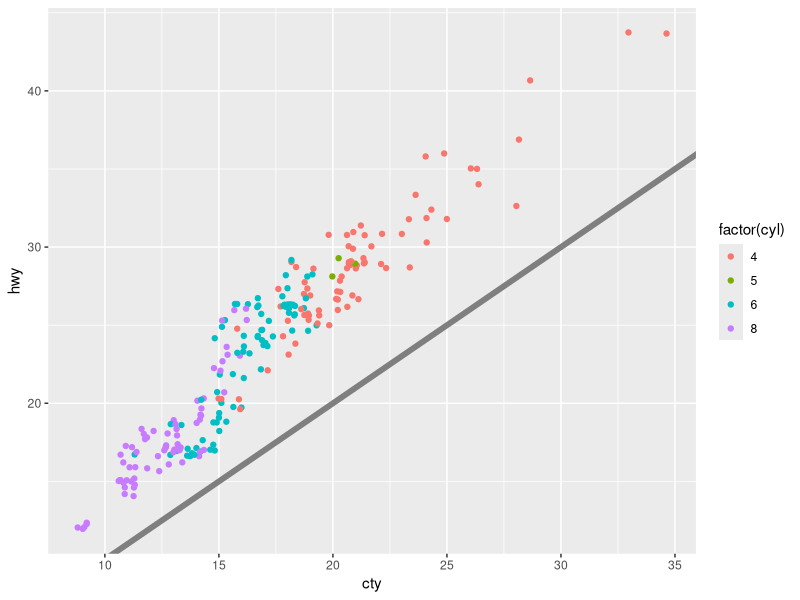
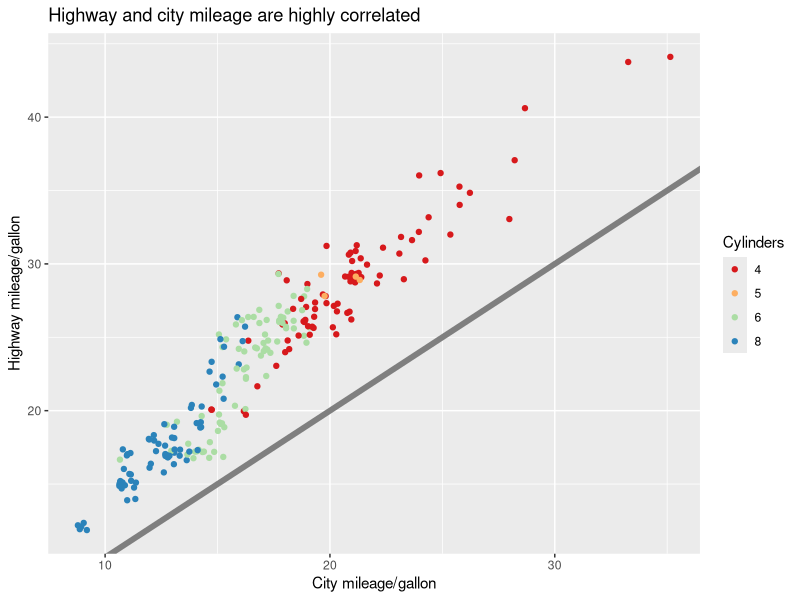
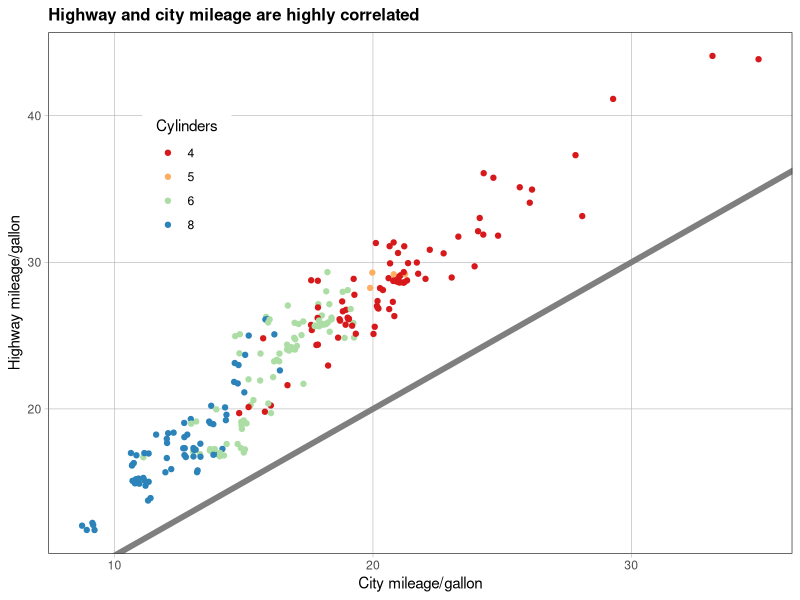
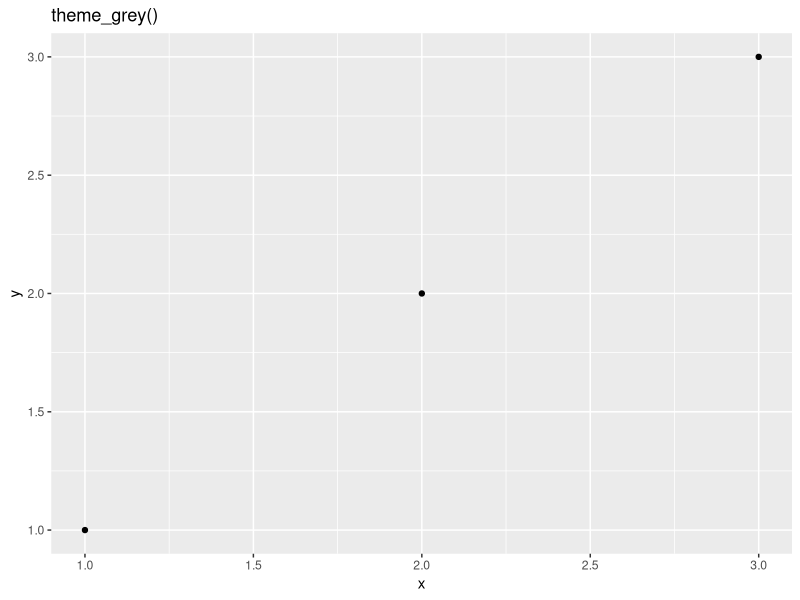
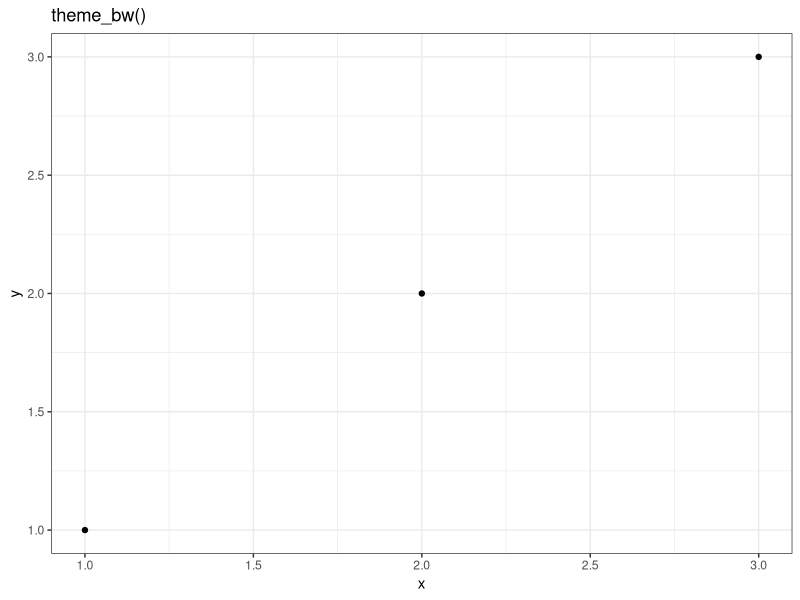
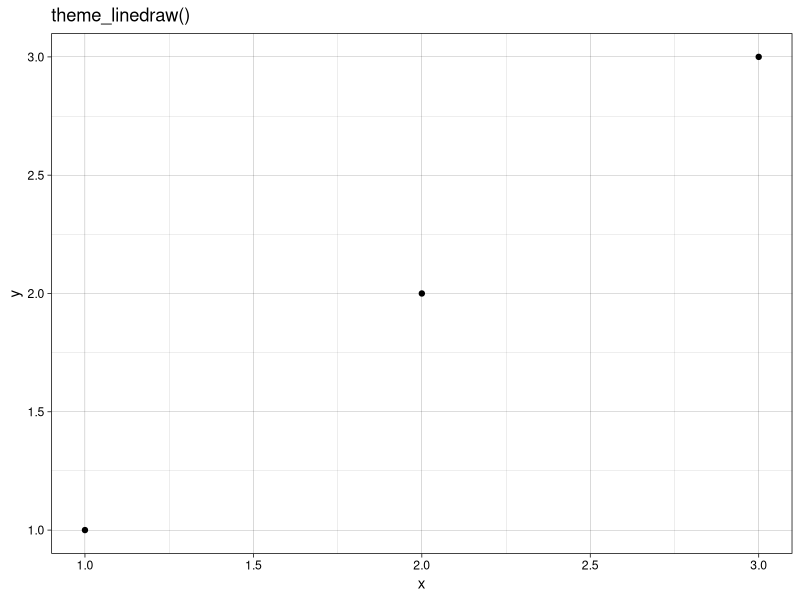
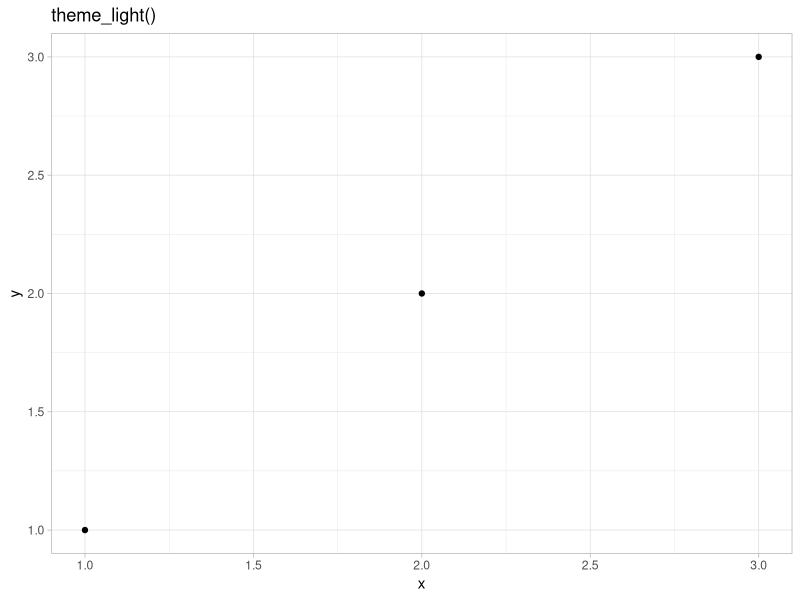
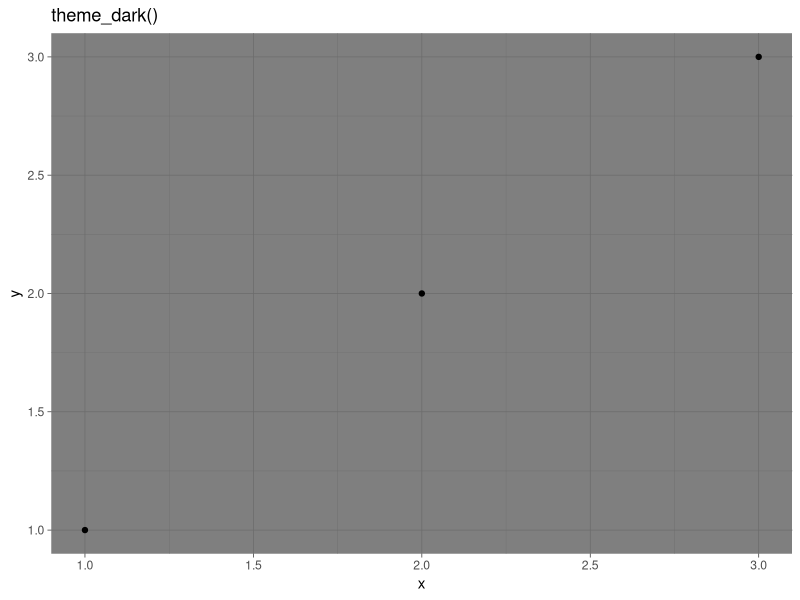

Write R code to recreate these figures, in order.
library(tidyverse)
library(ggthemes)

###############################################################################################################################################################################################
# Chapter 8: Themes
###############################################################################################################################################################################################
# 8.1 Introduction
###############################################################################################################################################################################################
# The theme system allows for control over the non-data elements of the plot. The theme system does not affect how the data is rendered by geoms, or how it is transformed by scales
# Themes don't change the perceptual properties of the plot, but they do help making the plot aesthetically pleasing or match an existing style guide
# Themes don't change the perceptual properties of the plot, but they do help making the plot aesthetically pleasing or match an existing style guide
# Themes give control over things like fonts, ticks, panel strips, and backgrounds

# The separation of control into data and non-data parts is quite different from base and lattice graphics. 
# In base and lattice graphics, most functions take a large number of arguments that specify both data and non-data appearance, which makes the functions complicated and harder to learn
# ggplot2 takes a different approach: when creating the plot, the individual determines how the data is displayed, then after it has been created every detail of the rendering can be edited

# The theming system is composed of 4 parts:
# 1. Theme elements that specify the non-data elements that can be controlled. For example, plot.title element controls the appearance of the plot title, axis.ticks.x the ticks on the x axis, legend.key.height the height of the keys in the legend
# 2. Each element i associated with an element function, which describes the visual properties for the element. For example, element_text() sets the font size, color, and face of text elements like plot.title
# 3. Theme() function controls how to override the default theme elements by calling elements functions, like theme(plot.title = element_text(color = "red"))
# 4. Complete themes, like theme_grey() sets all of the theme elements to values designed to work together harmoniously

base <- ggplot(mpg, aes(cty, hwy, color = factor(cyl))) +
  geom_jitter() +
  geom_abline(colour = "grey50", linewidth = 2)
base

# The following graph could be used to share with other but requires a few changes:
# Improving the axes and legend labels
# Adding a title for hte plot
# Tweaking the color scale

labelled <- base +
  labs(
    x = "City mileage/gallon",
    y = "Highway mileage/gallon",
    colour = "Cylinders",
    title = "Highway and city mileage are highly correlated"
  ) +
  scale_colour_brewer(type = "seq", palette = "Spectral")
labelled

# Afterwards, the graph still needs a few more changes for publication:
# The background should be white, not pale grey
# The legend should be placed inside the plot if there's room
# Major gridlines should be a pale grey and minor gridlines should be removed
# Plot title should be 12pt bold text

styled <- labelled +
  theme_bw() +
  theme(
    plot.title = element_text(face = "bold", size = 12),
    legend.background = element_rect(fill = "white", size = 4, colour = "white"),
    legend.justification = c(0.15, 0.8),
    legend.position = c(0.15, 0.8),
    axis.ticks = element_line(colour = "grey70", size = 0.2),
    panel.grid.major = element_line(colour = "grey70", size = 0.2),
    panel.grid.minor = element_blank()
  )
styled

###############################################################################################################################################################################################
# 8.2 Complete Themes
###############################################################################################################################################################################################
# ggplot2 comes with a number of built in themes. The most important being theme_grey(), the signature ggplot2 theme with a light grey background and white gridlines
# There are other several themes built into ggplot2:
# theme bw(): A variation on theme grey() that uses a white background and thin grey grid lines.
# theme_linedraw(): A theme with only black lines of various widths on white backgrounds reminiscent of a line drawing
# theme light(): Similar to theme linedraw() but with light grey lines and axes, to direct more attention towards the data.
# theme dark(): the dark cousin of theme light(), with similar line sizes but a dark background. Useful to make thin colored lines pop out.
# theme minimal(): A minimalistic theme with no background annotations.
# theme classic(): A classic-looking theme, with x and y axis lines and no gridlines.
# theme_void(): A completely empty theme

df <- data.frame(x = 1:3, y = 1:3)
base <- ggplot(df, aes(x, y)) + geom_point()
base + theme_grey() + ggtitle("theme_grey()")
base + theme_bw() + ggtitle("theme_bw()")
base + theme_linedraw() + ggtitle("theme_linedraw()")
base + theme_light() + ggtitle("theme_light()")
base + theme_dark() + ggtitle("theme_dark()")
base + theme_minimal() + ggtitle("theme_minimal()")
base + theme_classic() + ggtitle("theme_classic()")
base + theme_void() + ggtitle("theme_void()")

# All themes have a base_size parameter which controls the base font size. 
# The base font size is the size that the axis titles use. The plot title is usually bigger (1.2x), while the tick and strip labels are smaller (0.8x)

# As well as applying themes a plot at the time the default theme can be changed with theme_set()
# This is not limited to themes built into ggplot2. Other packages like ggthemes add even more

base + theme_tufte() + ggtitle("theme_tufte()")
base + theme_solarized() + ggtitle("theme_solarized()")
base + theme_excel() + ggtitle("theme_excel()")

# Complete themes are great place to start but don't offer much to control. To modify the individual elements, they need to be used with the theme() to override the default settings for an element with an element function 

###############################################################################################################################################################################################
# 8.2.1 Exercises
###############################################################################################################################################################################################
# 1. Try out all the themes in ggthemes. Which do you like the best?
base + theme_base()
base + theme_calc()
base + theme_clean()
base + theme_economist() 
base + theme_economist_white()
base + theme_excel()
base + theme_excel_new()
base + theme_few()
base + theme_fivethirtyeight()
base + theme_foundation()
base + theme_gdocs()
base + theme_hc()
base + theme_igray()
base + theme_map()
base + theme_pander()
base + theme_par()
base + theme_solarized()
base + theme_solarized_2()
base + theme_solid()
base + theme_stata()
base + theme_tufte()
base + theme_wsj()

# I like theme_few(), gdocs, soloarized, tufte

# 2. What aspects of the default theme do you like? What don’t you like? What would you change?

base + theme()
base + theme_bw()
base + theme_classic()
base + theme_dark()
base + theme_get()
base + theme_grey()
base + theme_light()
base + theme_linedraw()
base + theme_minimal()

# I like bw(), classic(), light(), and minimal

###############################################################################################################################################################################################
# 8.3 Modifying Theme Components
###############################################################################################################################################################################################
# To modify an individual theme component use the code "plot + theme(element.name = element.function()"

# There are four basic types of built in element functions: texts, lines, rectangles, and blank. Each element function has a set of parameters that control the appearance
# 1. Element_text() draws labels and headings. The font family, face, color, size (in points), hjust, vjust, angle(in degrees), lineheight (a ratio of fontcase) can be controlled

base_t <- base + labs(title = "This is a ggplot") + xlab(NULL) + ylab(NULL) # Regular plot
base_t
base_t + theme(plot.title = element_text(size = 16)) # Larger title
base_t + theme(plot.title = element_text(face = "bold", color = "lightblue")) # Bold light blue title
base_t + theme(plot.title = element_text(hjust = 1)) # Moves plot title to other side of the graph

# The margins around the text can be controlled with the margin argument and margin() function
# Margin() has four arguments: the amount of space (in points) to add to the top, right, bottom, and left sides of the text. Any elements not specified default to 0

base_t
base_t + theme(plot.title = element_text(margin = margin())) 
base_t + theme(plot.title = element_text(margin = margin(t = 10, b = 10)))
base_t + theme(axis.title.y = element_text(margin = margin(r = 10)))

# 2. element_line() draws lines parameterised by color, size, and linetype

base + theme(panel.grid.major = element_line(color = "black")) # Black lines at every major gridline
base + theme(panel.grid.major = element_line(size = 2)) # Larger major gridlines
base + theme(panel.grid.major = element_line(linetype = "dotted")) # Dotted major gridlines

# 3. element_rect() draws rectangles, mostly used for backgrounds, parameterised by fill, color, and border color, size, and linetype

base + theme(plot.background = element_rect(fill = "grey80", colour = NA)) # Changes color of the background (not the plot)
base + theme(plot.background = element_rect(color = "blue", size = 4)) # Creates a blue rectangle around plot
base + theme(panel.background = element_rect(fill = "linen")) # Changes the background color

# 4. element_blank() draws nothing. Use to remove any element from the graph and the space allocated for that element. To remove elements without losing space used color = NA and fill = NA

base
last_plot() + theme(panel.grid.minor = element_blank())
last_plot() + theme(panel.grid.major = element_blank())

last_plot() + theme(panel.background = element_blank())
last_plot() + theme(
  axis.title.x = element_blank(),
  axis.title.y = element_blank())
last_plot() + theme(axis.line = element_line(colour = "grey50"))

# To modify theme elements for all future plots, use theme_update(). It returns the previous theme settings, so it can be easily restored to the original paramaters once finished

old_theme <- theme_update(
  plot.background = element_rect(fill = "lightblue3", colour = NA),
  panel.background = element_rect(fill = "lightblue", colour = NA),
  axis.text = element_text(colour = "linen"),
  axis.title = element_text(colour = "linen")
)
base
theme_set(old_theme)
base

###############################################################################################################################################################################################
# 8.4 Theme Elements
###############################################################################################################################################################################################
# There are around 40 unique elements that control the appearance of the plot. They can be roughly grouped into five categories: plot, axis, legend, panel, and facet

###############################################################################################################################################################################################
# 8.4.1 Plot Elements
###############################################################################################################################################################################################
# Some elements affect the plot as a whole:

plotelements <- tibble(Element = c("plot.background", "plot.title", "plot.margin"),
                       Setter = c("element_rect()", "element_text()", "margin()"),
                       Description = c("Plot background", "Plot title", "Margins around plot"))
plotelements

# plot.background draws a rectangle that underlies everything else on the plot. By default ggplot2 uses a white background which ensures that the plot is usable wherever it might end up (even when saved as a png and put on a slide with a black background)
# When exporting plots to other systems, make sure the background is transparent with fill = NA. Similarly, if embedding a plot in a system that already has margins, it may be useful to eliminate the built in margins

base
base + theme(plot.background = element_rect(colour = "grey50", size = 2))
base + theme(
  plot.background = element_rect(colour = "grey50", size = 2),
  plot.margin = margin(2, 2, 2, 2)
)
base + theme(plot.background = element_rect(fill = "lightblue"))

###############################################################################################################################################################################################
# 8.4.2 Axis Elements
###############################################################################################################################################################################################
# The axis elements control the appearance of the axes
# Note that axis.text (and axis.title) come in three forms: axis.text, axis.text.x, and axis.text.y
# use the first form to modify the properties of both axes at once: any properties that aren't explicitly set in axis.text.x and axis.text.y will be inherited from axis.text

df <- data.frame(x = 1:3, y = 1:3)
base <- ggplot(df, aes(x, y)) + geom_point()
base + theme(axis.line = element_line(colour = "grey50", size = 1)) # Accentuate the axes
base + theme(axis.text = element_text(color = "blue", size = 12)) # Style both x and y axis labels 
base + theme(axis.text.x = element_text(angle = -90, vjust = 0.5)) # Useful for long labels

# The most common adjustment is to rotate the x-axis labels to avoid long overlapping labels. Note, if doings this negative angles tend to look best and set hjust = 0 and vjust = 1

df <- data.frame(
  x = c("label", "a long label", "an even longer label"),
  y = 1:3
)
base <- ggplot(df, aes(x, y)) + geom_point()
base
base +
  theme(axis.text.x = element_text(angle = -30, vjust = 1, hjust = 0)) +
  xlab(NULL)

###############################################################################################################################################################################################
# 8.4.3 Legend Elements
###############################################################################################################################################################################################
# The legend elements control the appearance of all legends. The appearance of individual legends can be modifying using the same elements in guide_legend() or guide_colorbar()

df <- data.frame(x = 1:4, y = 1:4, z = rep(c("a", "b"), each = 2))
base <- ggplot(df, aes(x, y, colour = z)) + geom_point()
base + theme(
  legend.background = element_rect(
    fill = "lemonchiffon",
    colour = "grey50",
    size = 1
  )
)
base + theme(
  legend.key = element_rect(color = "grey50"),
  legend.key.width = unit(0.9, "cm"),
  legend.key.height = unit(0.75, "cm")
)
base + theme(
  legend.text = element_text(size = 15),
  legend.title = element_text(size = 15, face = "bold")
)

# There are four other properties that control how legends are laid out in the context of the plot (legend.postion, legend.direction, legend.justification, and legend.box)

###############################################################################################################################################################################################
# 8.4.4 Panel Elements
###############################################################################################################################################################################################
# Panel elements control the appearance of the plotting panels

# The main difference between panel.background and panel.border is that the background is drawn underneath the data, and the border is drawn on top of it
# For that reason, it is necessary to assign fill = NA when overriding panel.border

base <- ggplot(df, aes(x, y)) + geom_point()
base + theme(panel.background = element_rect(fill = "lightblue")) # Modifying the background panels
base + theme(panel.grid.major = element_line(color = "gray60", size = 0.8)) # Modifying the major grid lines
base + theme(panel.grid.major.x = element_line(color = "gray60", size = 0.8)) # Modifying the grid lines in one direction

# Note that aspect ratio controls the aspect ratio of the panel, not the overall plot:

base2 <- base + theme(plot.background = element_rect(colour = "grey50"))
base2
base2 + theme(aspect.ratio = 9 / 16) # Wide screen
base2 + theme(aspect.ratio = 2 / 1) # Long and skinny
base2 + theme(aspect.ratio = 1) # Square

###############################################################################################################################################################################################
# 8.4.5 Faceting Elements
###############################################################################################################################################################################################
# Some theme elements are associated with faceted ggplots
# Element strip.text.x affects both facet_wrap() and facet_grid()
# strip.text.y only affects facet_grid()

df <- data.frame(x = 1:4, y = 1:4, z = c("a", "a", "b", "b"))
base_f <- ggplot(df, aes(x, y)) + geom_point() + facet_wrap(~z)

base_f
base_f + theme(panel.margin = unit(0.5, "in"))
base_f + theme(
  strip.background = element_rect(fill = "grey20", color = "grey80", size = 1),
  strip.text = element_text(colour = "white")
)

###############################################################################################################################################################################################
# 8.4.6 Exercises
###############################################################################################################################################################################################
# 1. theme_dark() makes the inside of the plot dark, but not the outside. Change the plot background to black, and then update the text settings so labels can still be read

df <- data.frame(x = 1:4, y = 1:4, z = c("a", "a", "b", "b"))
ggplot(df, aes(x, y)) + geom_point(color = "white") + 
  theme_dark() +
  theme(plot.background = element_rect(fill = "black"),
        axis.title = element_text(color = "white"),
        axis.text = element_text(color = "white"))

###############################################################################################################################################################################################
# 8.5 Saving Your Output
###############################################################################################################################################################################################
# When saving a plot to use in another program, there are two basic choices of output: raster or vector
# Vector graphics describe a plot as s sequence of operations: draw a line from (x1,y1) to (x2,y2), draw a circle at (x3,x4) with radius r. 
# This means that they are effectively "infinitely" zoomable; there is no loss of detail. The most useful vector graphic formats are pdf and svg
# Raster graphics are stored as an array of pixel colors and have a fixed optimal viewing size. The most useful raster graphic format is png

# Unless there is a compelling reason not to, use vector graphics, they look better in more places. However, there are two main reasons to use raster graphics
# 1. There is a plot (scatterplot) with thousands of graphical objects (points). A vector version will be large and slow to render
# 2. The images are being embedded into MS Office. MS has poor support for vector graphics, so raster graphics are easier.

# There are two ways to save outputs from ggplot2. The standard R appproach where a graphics devices is opened, the plot is generated, and the the device is closed

pdf("output.pdf", width = 6, height = 6)
ggplot(mpg, aes(displ, cty)) + geom_point()
dev.off()

# This works for all packages but is verbose, ggplot2 provides a convenient shorthand with ggsave()

ggplot(mpg, aes(displ, cty)) + geom_point()
ggsave("output.pdf")

# ggsave(0 is optimized for interactive use; and can be used after a plot has been drawn. it has the following important arguments:
# The first argument, path, specifies the path where the image should be saved. The file extension will be used to automatically select the correct graphics device. ggsave() can produce .ps, .pdf. svg, .wmf, .png, .jpg, .bmp, and .tiff
# width and height control the save output size, specified in inches. If left blank it'll use the size of the on-screen graphics
# For raster graphics (ie. .png, .jpg) the dpi argument controls the resolution of the plot. It defaults to 300, which appropriates for most printers, but it may be more useful to use 600 for high resolution outputs, or 96 for on-screen display

###############################################################################################################################################################################################
# End of Chapter 8
###############################################################################################################################################################################################
















